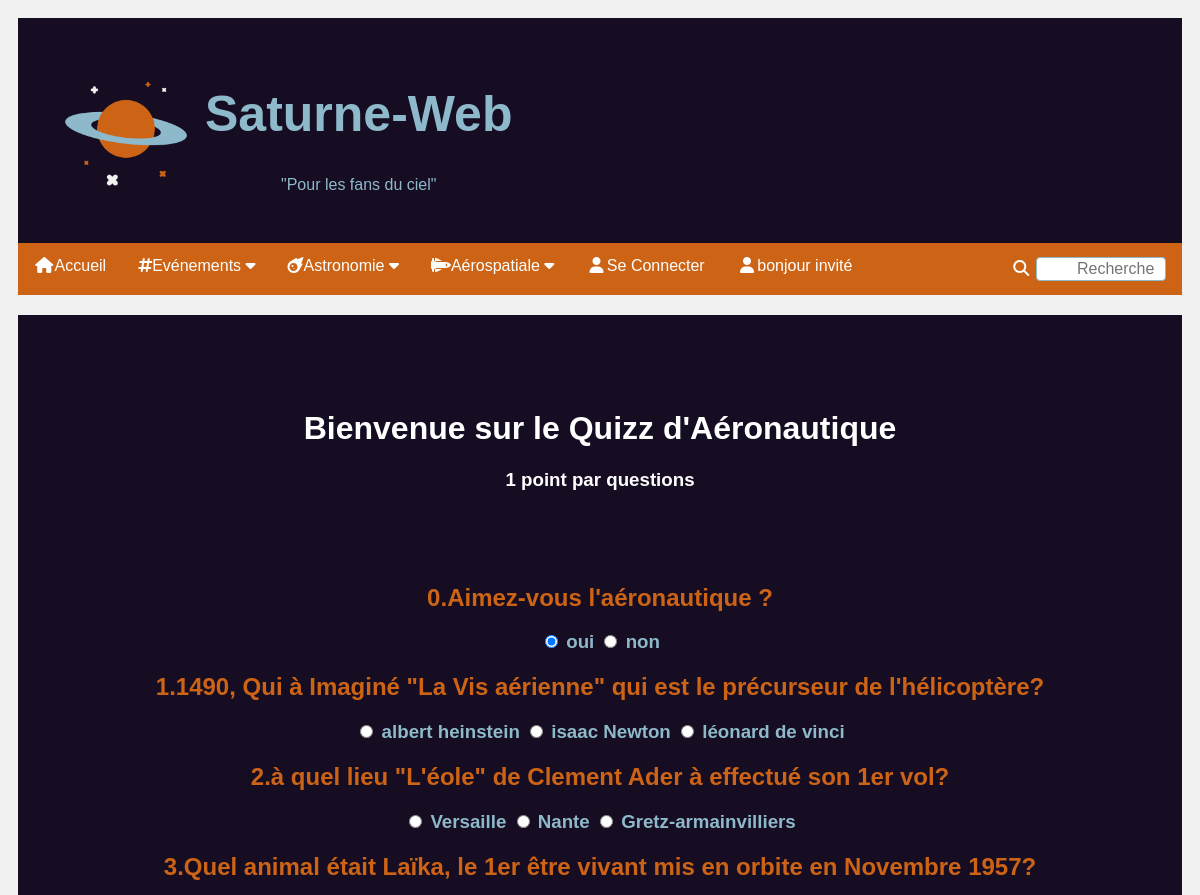
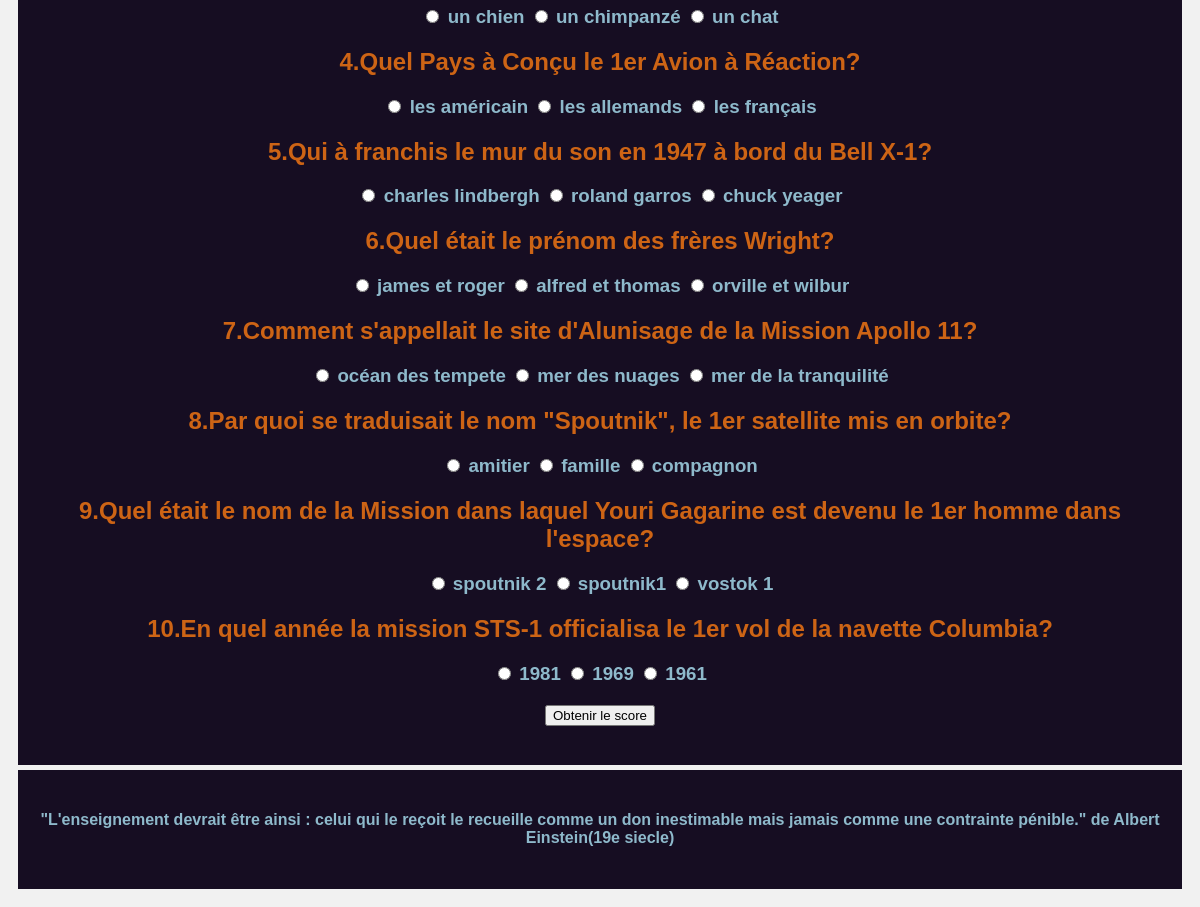
/QuizzA.php, run on the app's committed database (2 pictures, top to bottom).
### tables this page shows
create table Quizzaero(
id int not null AUTO_INCREMENT,
question varchar(250),
reponse varchar(250),
non1 varchar(250),
non2 varchar(250),
PRIMARY KEY (id));

create table Citation(
IdCita int not NULL AUTO_INCREMENT,
NomAuteur varchar(20),
PrenomAuteur varchar(20),
laCitation varchar(200),
dateCitation varchar(20),
PRIMARY KEY (IdCita));

### QuizzA.php (the view, shortened to what this page needs)
<!DOCTYPE html>
<html lang="fr">
<head>
<link rel="stylesheet" href="https://cdnjs.cloudflare.com/ajax/libs/font-awesome/4.7.0/css/font-awesome.min.css">
<link rel="stylesheet" href="Saturne-Web.css" />
<link rel="stylesheet" href="https://cdnjs.cloudflare.com/ajax/libs/font-awesome/4.7.0/css/font-awesome.min.css">
</head>
<body>
<?php include("Entete.php"); ?>
<div class="row">
<div class="card">
  <br>
  <br>
  <br>
    <div class="sommaire">
		<h1>Bienvenue sur le Quizz d'Aéronautique</h1>
		<h3>1 point par questions</h3>
	</div>
		<br>
		<br>
		<br>
		<FORM name="quiz" method="post" action="profil.php" enctype="multipart/form-data">
		<h2 align='center'style='color:#CD6415;'>0.Aimez-vous l'aéronautique ?</h2>
		<h3 align='center'style='color:#8EB9CB;'>
				<INPUT TYPE=RADIO NAME='typeQuizz' VALUE='3' CHECKED id='Vrai'> oui
				<INPUT TYPE=RADIO NAME='typeQuizz' VALUE='3' >   non </h3>
		<?php
				$connexion= new mysqli("localhost","root","","saturneweb")
					or die("connexion au serveur impossible");
					$connexion->set_charset("utf8");
				$requete="select * FROM Quizzaero ;";
				$resultat= $connexion->query($requete);
				while($ligne=$resultat->fetch_assoc())
				{
					$min=0;
				$max=3;
				$rand=rand ( $min , $max );
					extract($ligne);
					echo"<h2 align='center'style='color:#CD6415;'>$id.$question</h2>";
					echo"<h3 align='center'style='color:#8EB9CB;'>";
					if($rand==1){
						echo"<INPUT TYPE=RADIO NAME='$id' VALUE='$reponse' > $reponse
							<INPUT TYPE=RADIO NAME='$id' VALUE='0' >   $non1
							<INPUT TYPE=RADIO NAME='$id' VALUE='0'>   $non2";
					} elseif ($rand==2) {
						echo"<INPUT TYPE=RADIO NAME='$id' VALUE='0'>   $non1
						<INPUT TYPE=RADIO NAME='$id' VALUE='$reponse' > $reponse
						<INPUT TYPE=RADIO NAME='$id' VALUE='0' >   $non2";
					} else {
						echo"<INPUT TYPE=RADIO NAME='$id' VALUE='0'>   $non1
						<INPUT TYPE=RADIO NAME='$id' VALUE='0' >   $non2
						<INPUT TYPE=RADIO NAME='$id' VALUE='$reponse' > $reponse";
					}
					echo"</h3>";
				}
				echo"<h3 align='center' style='color:#CD6415;' ><input type='submit' value='Obtenir le score'></h3>";
			?>
			</FORM>
  </div>
  </div>
</body>
<footer>
<?php include("CitationsPhp.php"); ?>
</footer>
</html>

### CitationsPhp.php (shortened to what this page needs)
<?php
$connexion= new mysqli("localhost","root","","saturneweb")
		or die("connexion au serveur impossible");
$requete="SELECT COUNT(IdCita ) FROM citation;";
$resultat= $connexion->query($requete);
$connexion->set_charset("utf8");
$row = $resultat->fetch_array(MYSQLI_NUM);
$min=1;
$max=$row[0];
$rand=rand ( $min , $max );
$requete="select * FROM citation Where IdCita=$rand ;";
$resultat= $connexion->query($requete);
echo"<table cellpadding='1' border='0'>";
while($ligne=$resultat->fetch_assoc())
{
	extract($ligne);
	echo"<h4><strong> \"$laCitation\" de  $PrenomAuteur $NomAuteur($dateCitation)</strong></h4>";
}
echo "</table>";
?>

### Saturne-Web.css (style rules this page uses)
* { box-sizing: border-box; text-decoration:none; }
body { font-family: Arial; padding: 10px; background: #f1f1f1; }
footer { padding: 20px; text-align: center; overflow: hidden; background-color: #333; margin-top: 5px; text-decoration: none; background-color:#160D22; color:#8EB9CB; }
.sommaire { text-align:center; text-decoration:none; color:white; }
.card { background-color: #160D22; padding: 20px; margin-top: 20px; color: white; }
.row:after { content: ""; display: table; clear: both; }

### data on the page
quizzaero: id "1", question "1490, Qui à Imaginé \"La Vis aérienne\" qui est le précurseur de l'hélicoptère?", non1 "albert heinstein", non2 "isaac Newton", reponse "léonard de vinci"
quizzaero: id "2", question "à quel lieu \"L'éole\" de Clement Ader à effectué son 1er vol?", non1 "Versaille", non2 "Nante", reponse "Gretz-armainvilliers"
quizzaero: id "3", question "Quel animal était Laïka, le 1er être vivant mis en orbite en Novembre 1957?", reponse "un chien", non1 "un chimpanzé", non2 "un chat"
quizzaero: id "4", question "Quel Pays à Conçu le 1er Avion à Réaction?", non1 "les américain", reponse "les allemands", non2 "les français"
quizzaero: id "5", question "Qui à franchis le mur du son en 1947 à bord du Bell X-1?", non1 "charles lindbergh", non2 "roland garros", reponse "chuck yeager"
quizzaero: id "6", question "Quel était le prénom des frères Wright?", non1 "james et roger", non2 "alfred et thomas", reponse "orville et wilbur"
quizzaero: id "7", question "Comment s'appellait le site d'Alunisage de la Mission Apollo 11?", non1 "océan des tempete", non2 "mer des nuages", reponse "mer de la tranquilité"
quizzaero: id "8", question "Par quoi se traduisait le nom \"Spoutnik\", le 1er satellite mis en orbite?", non1 "amitier", non2 "famille", reponse "compagnon"
quizzaero: id "9", question "Quel était le nom de la Mission dans laquel Youri Gagarine est devenu le 1er homme dans l'espace?", non1 "spoutnik 2", non2 "spoutnik1", reponse "vostok 1"
quizzaero: id "10", question "En quel année la mission STS-1 officialisa le 1er vol de la navette Columbia?", reponse "1981", non1 "1969", non2 "1961"
citation: laCitation "L'enseignement devrait être ainsi : celui qui le reçoit le recueille comme un don inestimable mais jamais comme une contrainte pénible.", PrenomAuteur "Albert", NomAuteur "Einstein", dateCitation "19e siecle"

### other printed values
$pseudo "invité"
